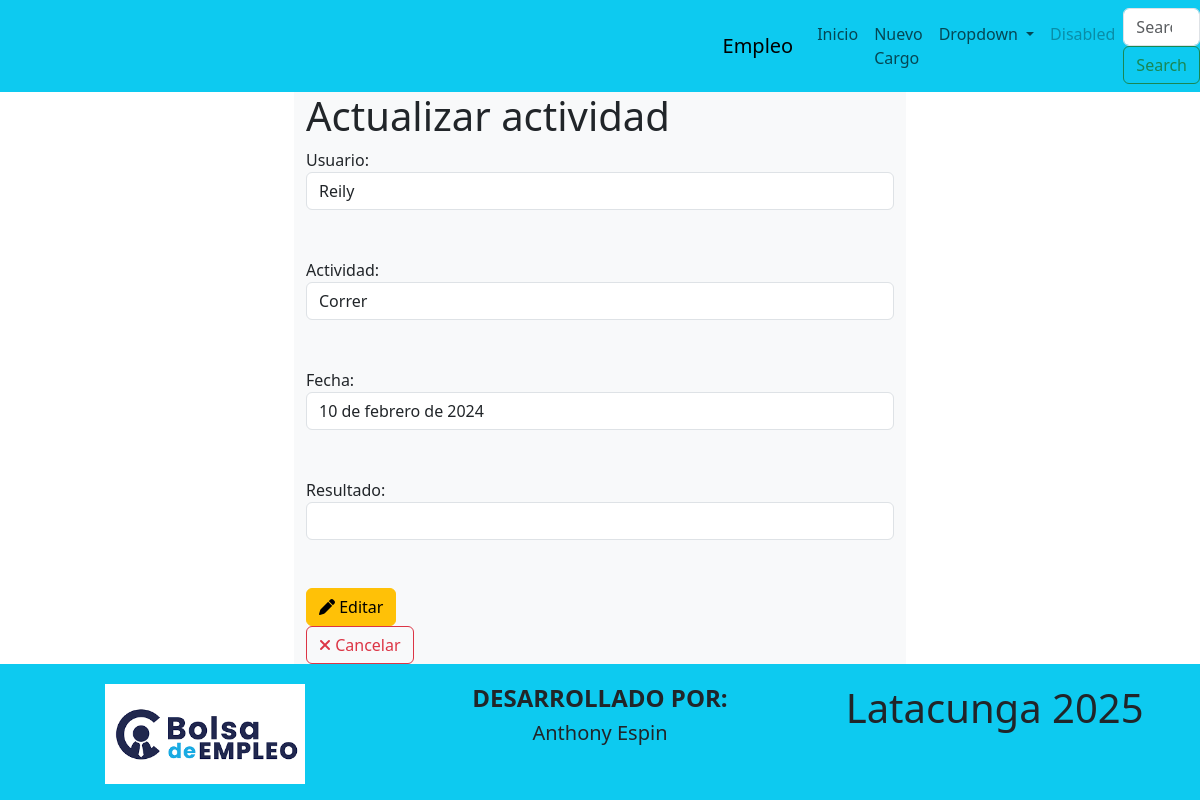
Screenshot of /editarCargo/9 with the database file from the repository.
### Aplicaciones/Actividad/models.py (models this page shows, shortened)
class  Historial(models.Model):
    id=models.AutoField(primary_key=True)
    usuario=models.CharField(max_length=100)
    actividad=models.CharField(max_length=210)
    fecha=models.DateField()
    resultado=models.TextField()

### Aplicaciones/Actividad/views.py (the view)
def editarCargo(request,id):
    cargoEditar=Historial.objects.get(id=id)
    return render(request,"editarCargo.html", {'cargoEditar':cargoEditar})

### Aplicaciones/Actividad/templates/editarCargo.html (shortened to what this page needs)
{% extends './plantilla.html' %}
{% block contenido %}
    <div class="row ">
        <div class="col-md-3 "> </div>
        <div class="col-md-6 bg-light">
            <h1>Actualizar actividad</h1>
            <form action="/procesarEdicionCargo/{{ cargoEditar.id }}" method="post">
                <label for="usuario">Usuario:</label><br>
                <input class="form-control" type="text" name="usuario" id="usuario" value="{{cargoEditar.usuario}}"><br><br>
                <label for="actividad">Actividad:</label><br>
                <input class="form-control" type="text" name="actividad" id="actividad" value="{{cargoEditar.actividad}}"><br><br>
                <label for="fecha">Fecha:</label><br>
                <input class="form-control" type="text" name="fecha" id="fecha" value="{{cargoEditar.fecha}}" ><br><br>
                <label for="resultado">Resultado:</label><br>
                <input class="form-control" type="text" name="resultado" id="resultado" value="{{cargoEditar.rersultado}}" ><br><br>
                <button class="btn btn-warning" type="submit">
                    <i class="fa fa-pen"></i>
                    Editar</button>
                <br>
                <a class="btn btn-outline-danger" href="/">
                    <i class="fa fa-times"></i>
                    Cancelar</a>
            </form>
        </div>
        <div class="col-md-3 "> </div>
    </div>
{% endblock %}

### rows the page displays
Historial: usuario "Reily", actividad "Correr", fecha "10 de febrero de 2024"
